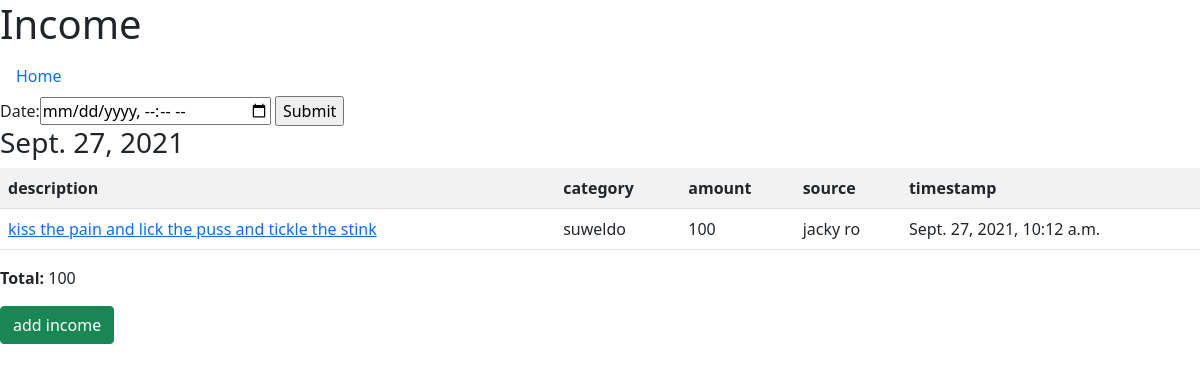
The page /income/list/ (signed in) on the database its author committed.
### income/models.py (models this page shows, shortened)
class Income(models.Model):
	description 		= models.TextField()
	category 			= models.ForeignKey(IncomeType, related_name='income', on_delete=models.CASCADE, null=True)
	amount				= models.IntegerField(default=0)
	source				= models.CharField(max_length=32, null=True)
	timestamp			= models.DateTimeField(auto_now_add=True)
	account 			= models.ForeignKey(BankAccount, related_name='user_income', on_delete=models.CASCADE, null=True)

class IncomeType(models.Model):
	name 				= models.CharField(max_length=32)
	description			= models.TextField()
	def __str__(self):
		return self.name

### income/views.py (the view)
# urls.py: path('list/', views.IncomeListView.as_view(), name='incomes_list'),
@method_decorator(login_required, name='dispatch')
class IncomeListView(ListView):
	model = Income
	template_name = 'income/list.html'
	context_object_name = 'incomes'
	paginate_by = 10
	def get_queryset(self):
		entry_date = date.today()
		if self.request.GET:
			entry_date = datetime.strptime(self.request.GET['date'][:10].replace('-',''), "%Y%m%d").date()
		queryset = Income.objects.filter(account=self.request.user.bank_account, timestamp__year=entry_date.year, timestamp__month=entry_date.month, timestamp__day=entry_date.day).order_by('-timestamp')
		return queryset
	def get_context_data(self, **kwargs):
		context = super(IncomeListView, self).get_context_data(**kwargs)
		incomes = self.get_queryset()
		page = self.request.GET.get('page')
		paginator = Paginator(incomes, self.paginate_by)
		incomes = context['incomes']
		detail_links = [reverse_lazy('income_detail', kwargs={'pk':income.pk}) for income in incomes]
		total_income = sum([income.amount for income in incomes])
		entry_date = datetime.strptime(self.request.GET['date'][:10].replace('-',''), "%Y%m%d").date() if self.request.GET else date.today()
		try:
			incomes = paginator.page(page)
		except PageNotAnInteger:
			incomes = paginator.page(1)
		except EmptyPage:
			incomes = paginator.page(paginator.num_pages)
		context['income_details'] = zip(incomes, detail_links)
		context['add_income_link'] = reverse_lazy('income_create')
		context['go_home_link'] = reverse_lazy('home')
		context['total_income'] = total_income
		context['entry_date'] = entry_date
		context['form'] = DateSelectorForm()
		return context

### expenses/forms.py
class DateSelectorForm(forms.Form):
	date 		= forms.DateField(widget=DateInput)

### templates/income/list.html (shortened to what this page needs)
{% extends 'income_base.html' %}
{% block content %}
		<ul class="nav">
			<li class="nav-item">
				<a href="{{go_home_link}}" class="nav-link">Home</a>
			</li>
		</ul>
	<form method = "GET">
	    {{ form }}
	    <input type = "submit" value = "Submit">
	</form>
	<h3>{{entry_date}}</h3>
	<table class="table table-striped">
		<tr>
			<th>description</th>
			<th>category</th>
			<th>amount</th>
			<th>source</th>
			<th>timestamp</th>
		</tr>
		{% for entry, detail_link in income_details %}
			<tr>
				<td><a href="{{detail_link}}">{{entry.description}}</a></td>
				<td>{{entry.category}}</td>
				<td>{{entry.amount}}</td>
				<td>{{entry.source}}</td>
				<td>{{entry.timestamp}}</td>
			</tr>
		{% endfor %}
	</table>
	<p><b>Total: </b>{{total_income}}</p>
	<a href="{{add_income_link}}" class="btn btn-success" role="button">add income</a>
{% endblock %}

### rows shown on the page
Income: description "kiss the pain and lick the puss and tickle the stink", category "suweldo", amount "100", source "jacky ro", timestamp "Sept. 27, 2021, 10:12 a.m."

### other values the page prints
{{ entry_date }} "Sept. 27, 2021"
{{ total_income }} "100"
